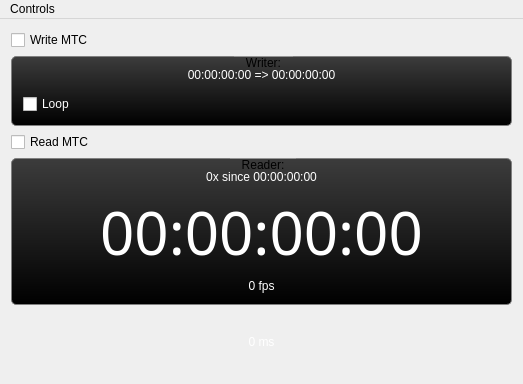
<?xml version="1.0" encoding="UTF-8"?>
<ui version="4.0">
 <class>MidiToolWindow</class>
 <widget class="QMainWindow" name="MidiToolWindow">
  <property name="geometry">
   <rect>
    <x>0</x>
    <y>0</y>
    <width>523</width>
    <height>384</height>
   </rect>
  </property>
  <property name="windowTitle">
   <string>Midi Tool</string>
  </property>
  <property name="styleSheet">
   <string notr="true">QGroupBox {
	background: qlineargradient(spread:pad, x1:0, y1:0, x2:0, y2:1, stop:0 rgba(60, 60, 60, 255), stop:1 rgba(0, 0, 0, 255));
    border: 1px solid gray;
    border-radius: 5px;
    margin-top: 3ex; /* leave space at the top for the title */
}

QGroupBox::title {
    subcontrol-origin: margin;
    subcontrol-position: top center; /* position at the top center */
    padding: 0 10px;
}


QLabel {
	color: white;
}
</string>
  </property>
  <widget class="QWidget" name="centralWidget">
   <layout class="QVBoxLayout" name="verticalLayout">
    <item>
     <widget class="QCheckBox" name="writeMtcCheckBox">
      <property name="text">
       <string>Write MTC</string>
      </property>
      <property name="checked">
       <bool>false</bool>
      </property>
     </widget>
    </item>
    <item>
     <widget class="QGroupBox" name="writerGroupBox">
      <property name="styleSheet">
       <string notr="true">QCheckBox {
	color: white;
}
</string>
      </property>
      <property name="title">
       <string>Writer:</string>
      </property>
      <layout class="QVBoxLayout" name="verticalLayout_3">
       <item>
        <widget class="QLabel" name="writerInfoLabel">
         <property name="maximumSize">
          <size>
           <width>16777215</width>
           <height>20</height>
          </size>
         </property>
         <property name="text">
          <string>00:00:00:00 =&gt; 00:00:00:00</string>
         </property>
         <property name="alignment">
          <set>Qt::AlignCenter</set>
         </property>
        </widget>
       </item>
       <item>
        <widget class="PhMediaPanel" name="writerMediaPanel" native="true"/>
       </item>
       <item>
        <widget class="QCheckBox" name="writerLoopPlaybackCheckBox">
         <property name="text">
          <string>Loop</string>
         </property>
        </widget>
       </item>
      </layout>
     </widget>
    </item>
    <item>
     <widget class="QCheckBox" name="readMtcCheckBox">
      <property name="text">
       <string>Read MTC</string>
      </property>
      <property name="checked">
       <bool>false</bool>
      </property>
     </widget>
    </item>
    <item>
     <widget class="QGroupBox" name="readerGroupBox">
      <property name="title">
       <string>Reader:</string>
      </property>
      <layout class="QVBoxLayout" name="verticalLayout_2">
       <item>
        <widget class="QLabel" name="readerInfoLabel">
         <property name="text">
          <string>0x since 00:00:00:00</string>
         </property>
         <property name="alignment">
          <set>Qt::AlignCenter</set>
         </property>
        </widget>
       </item>
       <item>
        <widget class="QLabel" name="readerTimeCodeLabel">
         <property name="font">
          <font>
           <family>Arial Unicode MS</family>
           <pointsize>45</pointsize>
           <strikeout>false</strikeout>
          </font>
         </property>
         <property name="text">
          <string notr="true">00:00:00:00</string>
         </property>
         <property name="alignment">
          <set>Qt::AlignCenter</set>
         </property>
        </widget>
       </item>
       <item>
        <widget class="QLabel" name="readerFpsLabel">
         <property name="text">
          <string>0 fps</string>
         </property>
         <property name="alignment">
          <set>Qt::AlignCenter</set>
         </property>
        </widget>
       </item>
      </layout>
     </widget>
    </item>
    <item>
     <widget class="QLabel" name="delayLabel">
      <property name="text">
       <string>0 ms</string>
      </property>
      <property name="alignment">
       <set>Qt::AlignCenter</set>
      </property>
     </widget>
    </item>
   </layout>
  </widget>
  <widget class="QMenuBar" name="menuBar">
   <property name="geometry">
    <rect>
     <x>0</x>
     <y>0</y>
     <width>523</width>
     <height>22</height>
    </rect>
   </property>
   <widget class="QMenu" name="menuControls">
    <property name="title">
     <string>Controls</string>
    </property>
    <addaction name="actionSet_TC_In"/>
    <addaction name="actionSet_TC_Out"/>
    <addaction name="actionPreferences"/>
   </widget>
   <addaction name="menuControls"/>
  </widget>
  <action name="actionSet_TC_In">
   <property name="text">
    <string>Set TC In...</string>
   </property>
   <property name="shortcut">
    <string>Ctrl+Shift+I</string>
   </property>
  </action>
  <action name="actionSet_TC_Out">
   <property name="text">
    <string>Set TC Out...</string>
   </property>
   <property name="shortcut">
    <string>Ctrl+Shift+O</string>
   </property>
  </action>
  <action name="actionPreferences">
   <property name="text">
    <string>Preferences...</string>
   </property>
   <property name="shortcut">
    <string>Ctrl+P</string>
   </property>
  </action>
 </widget>
 <layoutdefault spacing="6" margin="11"/>
 <customwidgets>
  <customwidget>
   <class>PhMediaPanel</class>
   <extends>QWidget</extends>
   <header>PhCommonUI/PhMediaPanel.h</header>
   <container>1</container>
  </customwidget>
 </customwidgets>
 <resources/>
 <connections/>
</ui>
